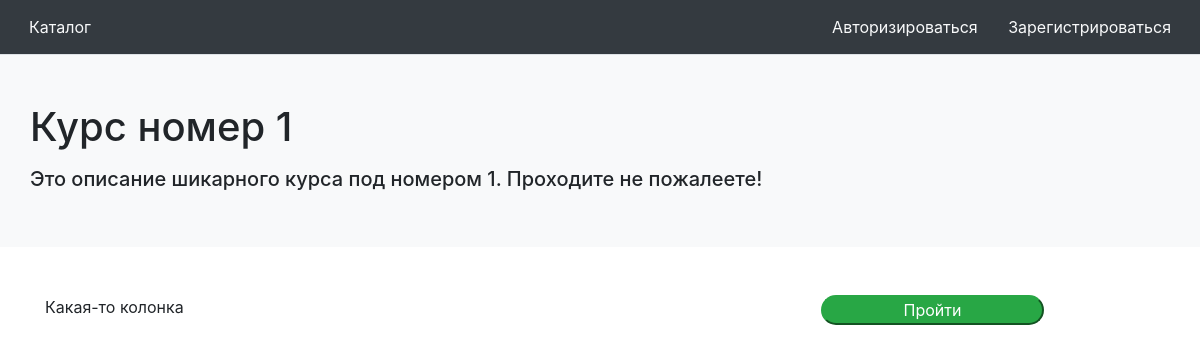
The page /course/1 on the database its author committed.
### models/course.py (models this page shows)
class Course(db.Model):
    id = db.Column(db.Integer, primary_key=True)
    name = db.Column(db.String(512))
    description = db.Column(db.String(4096))
    attempts = db.relationship('Attempt', backref='attempt_course', lazy=True)
    tasks = db.relationship('Task', backref='task_course', lazy=True)
    author_id = db.Column(db.Integer, db.ForeignKey('user.id'))

### controllers/course.py (the view)
@app.route('/course/<id>')
def course(id=None):
    return render_template('course.html', course=get_course(id))

### models/course.py (called while the page is built)
def get_course(id):
    return Course.query.filter_by(id=id).first()

### templates/course.html (shortened to what this page needs)
{% from 'header.html' import header %}
<!DOCTYPE html>
<html lang="ru">
{{ header("Курс", current_user) }}
<body>
<div class="bg-light">
    <div class="container">
        <div class="row pt-5">
            <h1>{{ course.name }}</h1>
        </div>
        <div class="row mt-2 pb-5">
            <h5>{{ course.description }}</h5>
        </div>
    </div>
</div>
<div class="container mt-5">
    <div class="row">
        <div class="col-7">Какая-то колонка</div>
        <div class="col-5 d-flex justify-content-center">
            <form class="w-50" action="{{ url_for("new_attempt") }}" method="post">
                <input type="submit" value="Пройти" class="btn-success w-100 text-center rounded-pill">
            </form>
        </div>
    </div>
</div>
</body>
</html>

### rows shown on the page
Course: name "Курс номер 1", description "Это описание шикарного курса под номером 1. Проходите не пожалеете!"
